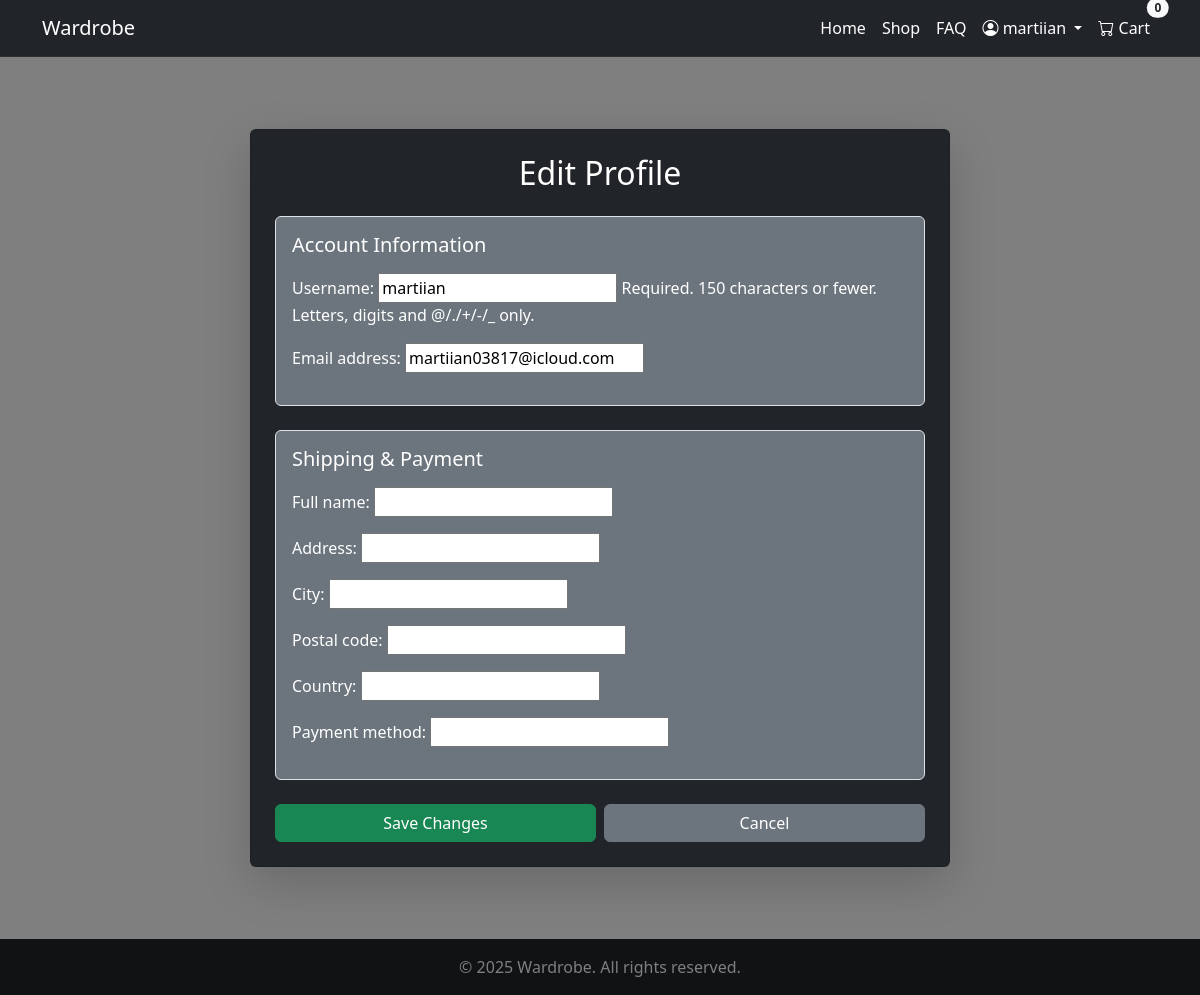
Before: /profile/edit/ (signed in) with the older database file.
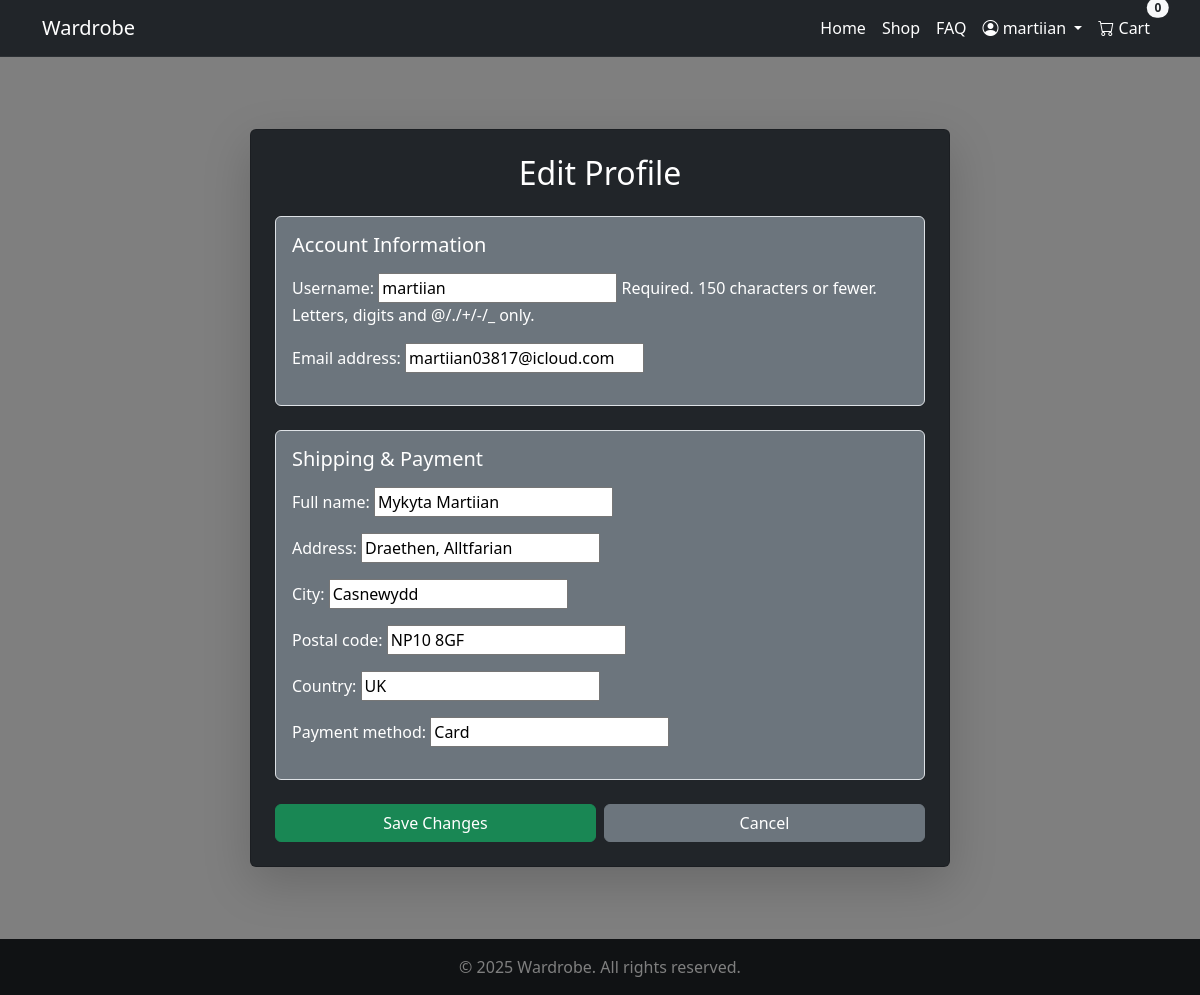
After: the same page with the newer database file.
### wardrobeapp/models.py (models this page shows, shortened)
class Profile(models.Model):
    user = models.OneToOneField(User, on_delete=models.CASCADE)
    full_name = models.CharField(max_length=100, blank=True)
    address = models.CharField(max_length=255, blank=True)
    city = models.CharField(max_length=100, blank=True)
    postal_code = models.CharField(max_length=20, blank=True)
    country = models.CharField(max_length=100, blank=True)
    payment_method = models.CharField(max_length=100, blank=True)

### wardrobeapp/views.py (the view, shortened to what this page needs)
# urls.py: path('profile/edit/', views.update_profile, name='edit_profile'),
@login_required
def update_profile(request):
    user_form = UserUpdateForm(instance=request.user)
    profile_form = ProfileUpdateForm(instance=request.user.profile)
    return render(request, 'auth/update_profile.html', {
        'user_form': user_form,
        'profile_form': profile_form
    })

### wardrobeapp/forms.py
class UserUpdateForm(forms.ModelForm):
    class Meta:
        model = User
        fields = ['username', 'email']

class ProfileUpdateForm(forms.ModelForm):
    class Meta:
        model = Profile
        fields = ['full_name', 'address', 'city', 'postal_code', 'country', 'payment_method']

### cart/cart.py (called while the page is built)
    def _load_cart_data(self):
        cart = self.session.get(settings.CART_SESSION_ID, {})
        return cart if isinstance(cart, dict) else {}

    def __len__(self):
        return sum(item.get('quantity', 0) for item in self.cart.values())

### cart/context_processors.py (called while the page is built)
def cart_context(request):
    cart = Cart(request)
    return {
        'cart': cart,
        'cart_item_count': len(cart),
    }

### wardrobeapp/context_processors.py (called while the page is built)
def stripe_public_key(request):
    return {
        'STRIPE_PUBLIC_KEY': settings.STRIPE_PUBLIC_KEY
    }

### wardrobeapp/templates/auth/update_profile.html (shortened to what this page needs)
{% extends "base.html" %}
{% block content %}
<div class="container py-5 d-flex flex-column align-items-center">
  <div class="card shadow-lg bg-dark text-white p-4" style="max-width: 700px; width: 100%;">
    <h2 class="text-center mb-4">Edit Profile</h2>
    <form method="POST">
      <div class="mb-4 border rounded p-3 bg-secondary">
        <h5 class="mb-3">Account Information</h5>
        <div class="mb-3">
          {{ user_form.as_p }}
        </div>
      </div>
      <div class="mb-4 border rounded p-3 bg-secondary">
        <h5 class="mb-3">Shipping & Payment</h5>
        <div class="mb-3">
          {{ profile_form.as_p }}
        </div>
      </div>
      <div class="d-flex justify-content-between">
        <button type="submit" class="btn btn-success w-50 me-2">Save Changes</button>
        <a href="{% url 'profile' %}" class="btn btn-secondary w-50">Cancel</a>
      </div>
    </form>
  </div>
</div>
{% endblock %}

Changed rows visible on the page:
changed Profile: full_name (not shown) → "Mykyta Martiian"; address (not shown) → "Draethen, Alltfarian"; city (not shown) → "Casnewydd"; postal_code (not shown) → "NP10 8GF"; country (not shown) → "UK"; payment_method (not shown) → "Card"
